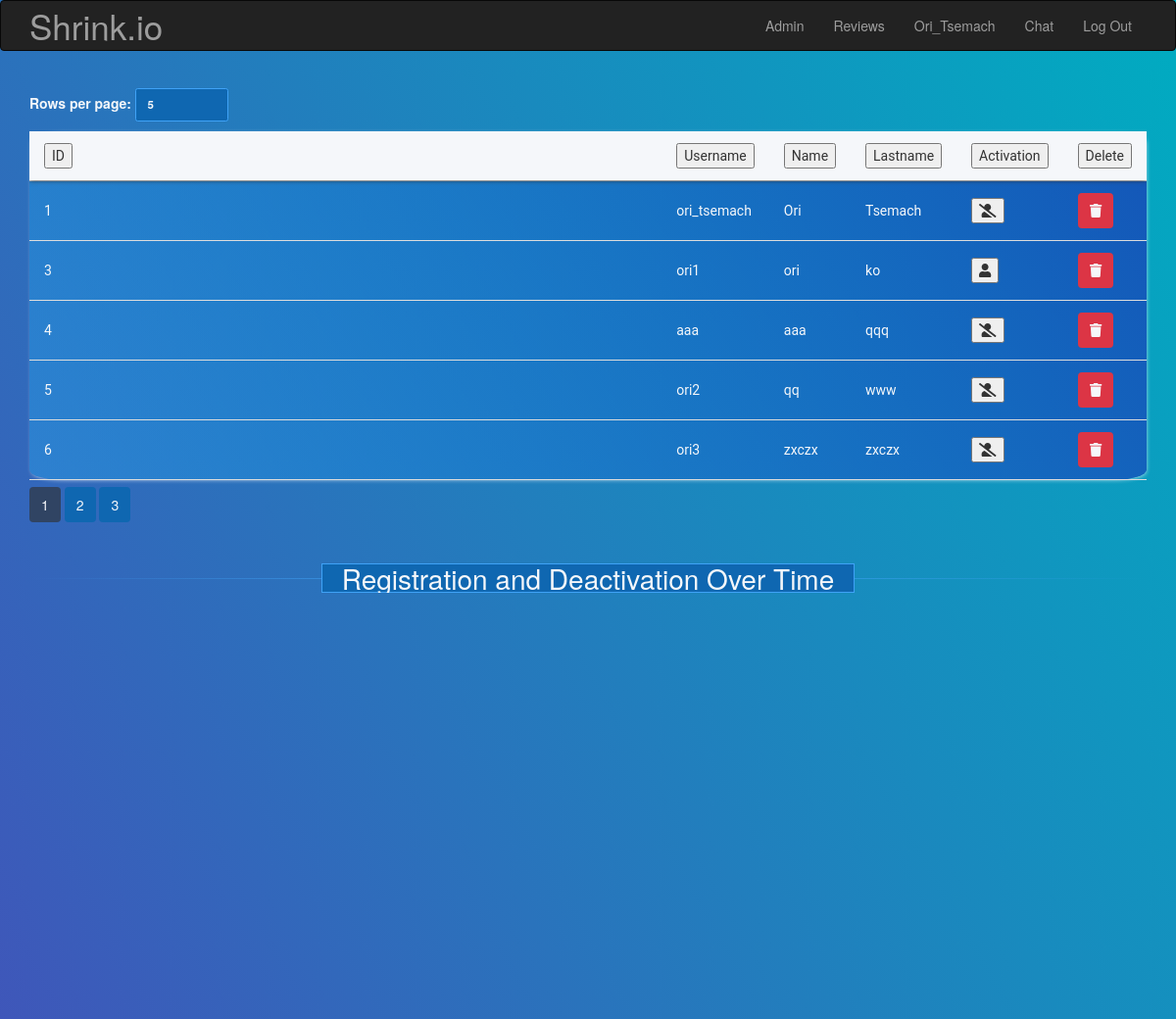
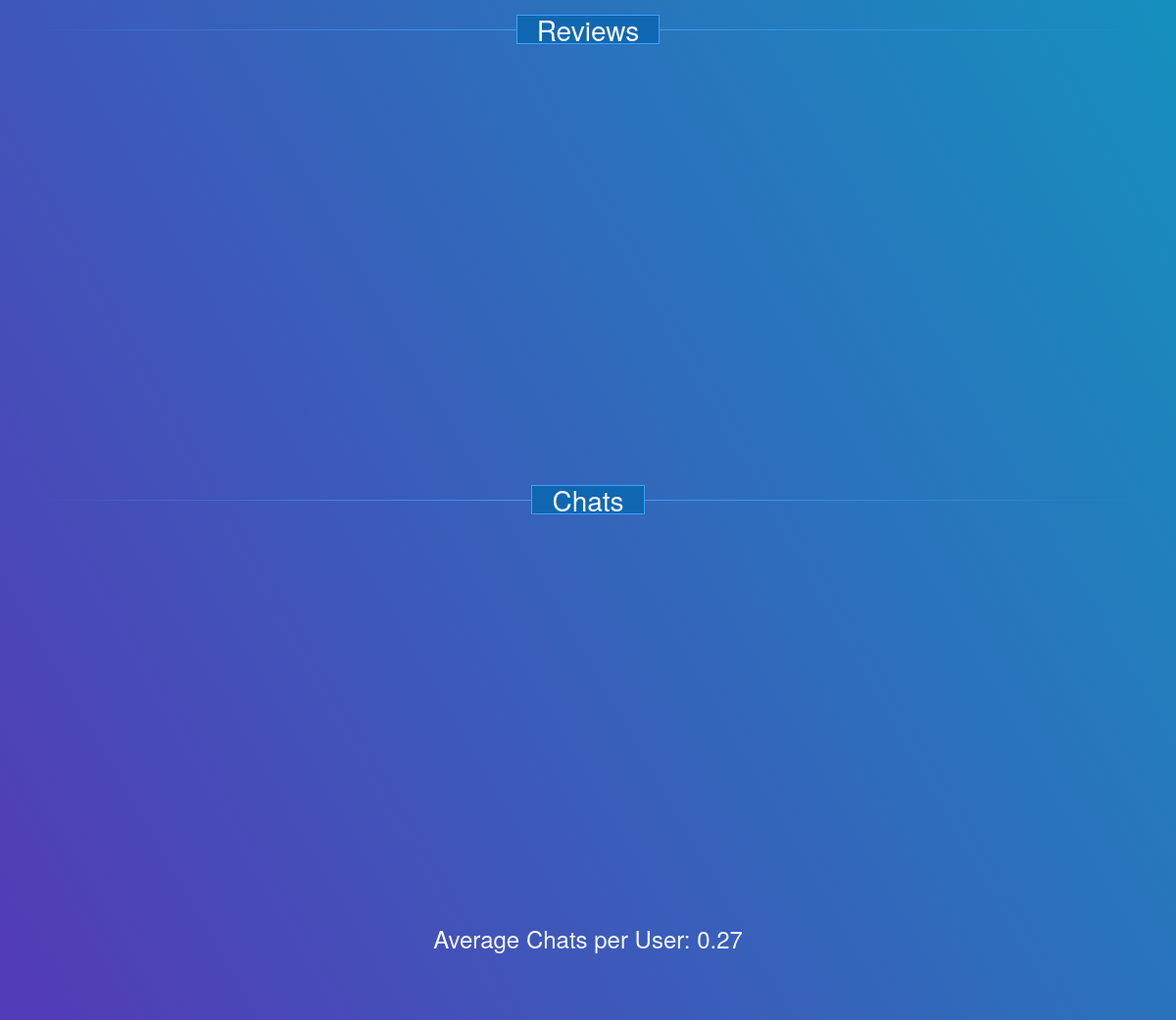
Page /admin_dashboard (signed in) on the committed database (2 pictures, top to bottom).
### website/models.py (models this page shows, shortened)
class User(UserMixin, db.Model):
    __tablename__ = "users"
    id = db.Column(db.Integer, primary_key=True)
    username = db.Column(db.String(64), index=True)
    name = db.Column(db.String(64))
    lastname = db.Column(db.String(64))
    image_data = db.Column(db.LargeBinary, nullable=True)
    image_filename = db.Column(
        db.String(20), nullable=True, default="/static/image/default.png"
    )
    password_hash = db.Column(db.String(128))
    otp_secret = db.Column(db.String(16))
    chats = db.relationship(
        "Chat", backref=db.backref("chats", lazy=True)
    )  # Creating a relationship with the User model
    reviews = db.relationship("Reviews", backref="user", lazy=True)
    is_admin = db.relationship("Admin", backref="user", lazy=True)
    _status = db.relationship("Status", backref="user", lazy=True)
    @property
    def password(self):
        raise AttributeError("password is not a readable attribute")
    @property
    def is_admin(self):
        return bool(Admin.query.filter_by(user_id=self.id).first())
    @property
    def status(self):
        user_status = Status.query.filter_by(user_id=self.id).first()
        return user_status.status if user_status else None

### website/admin.py (the view)
@admin.route("/admin_dashboard")
@restricted_admin_route_decorator()
def admin_dashboard():
    page = request.args.get(key="page", default=1, type=int)
    rows_per_page = request.args.get(key="rows_per_page", default=5, type=int)
    column = request.args.get(key="column", default=None, type=str)
    order = request.args.get(key="order", default=None, type=str)
    query = User.query
    if column is not None:
        attr = getattr(User, column)
        query = query.order_by(asc(attr) if order is None else desc(attr))
    users = query.paginate(page=page, per_page=rows_per_page)
    reviews_data = (
        db.session.query(Reviews.stars, db.func.count(Reviews.stars))
        .group_by(Reviews.stars)
        .all()
    )
    reviews_chart_data = [
        {"name": f"{stars} Stars", "y": count} for stars, count in reviews_data
    ]
    total_chats = db.session.query(db.func.count(Chat.id)).scalar()
    total_users = db.session.query(db.func.count(User.id)).scalar()
    avg_chats_per_user = total_chats / total_users if total_users > 0 else 0
    users_with_chats = db.session.query(Chat.user_id).distinct().count()
    users_without_chats = total_users - users_with_chats
    chats_pie_chart_data = [
        {"name": "Users with Chats", "y": users_with_chats},
        {"name": "Users without Chats", "y": users_without_chats},
    ]
    register_query = db.session.query(
        func.strftime('%Y-%m', Status.register_date).label('month_year'),
        func.count(Status.id).label('registered_count')
    ).filter(Status.status == 0).group_by('month_year').order_by('month_year').all()
    deactivate_query = db.session.query(
        func.strftime('%Y-%m', Status.last_deactivate_date).label('month_year'),
        func.count(Status.id).label('deactivated_count')
    ).filter(Status.status == -1).group_by('month_year').order_by('month_year').all()
    register_data = {month_year: registered_count for month_year, registered_count in register_query}
    deactivate_data = {month_year: deactivated_count for month_year, deactivated_count in deactivate_query}
    all_months = sorted(set(register_data.keys()).union(deactivate_data.keys()))
    dates_chart_data = {
        'months': all_months,
        'registered': [register_data.get(month, 0) for month in all_months],
        'deactivated': [deactivate_data.get(month, 0) for month in all_months],
    }
    return render_template(
        "admin.html",
        users=users,
        page=page,
        rows_per_page=rows_per_page,
        total_users=users.total,
        reviews_chart_data=reviews_chart_data,
        avg_chats_per_user=avg_chats_per_user,
        chats_pie_chart_data=chats_pie_chart_data,
        dates_chart_data=dates_chart_data,
    )

### website/__init__.py (called while the page is built)
def create_app():
    app = Flask(__name__)
    app.static_folder = "static"
    app.config.from_object("config")
    Bootstrap(app)
    db.init_app(app)
    login_manager = LoginManager()
    login_manager.login_view = "auth.login"
    login_manager.init_app(app)
    from .models import User
    create_database(app)
    @login_manager.user_loader
    def load_user(user_id):
        return User.query.get(int(user_id))
    app.register_error_handler(404, page_not_found)
    from .auth import auth as auth_blueprint
    app.register_blueprint(auth_blueprint)
    from .admin import admin as admin_blueprint
    app.register_blueprint(admin_blueprint)
    from .views import views as views_blueprint
    app.register_blueprint(views_blueprint)
    return app

### website/utils/utils.py (called while the page is built)
def get_current_user():
    user = User.query.filter_by(username=current_user.username).first()
    return user

def restricted_admin_route_decorator():
    def decorator(func: Callable):
        @functools.wraps(func)
        def wrapper(*args, **kwargs):
            try:
                user = get_current_user()
            except:
                return redirect(url_for("views.index"))
            admin_id = Admin.query.filter_by(user_id=user.id).first()
            if admin_id is None:
                return redirect(url_for("views.index"))
            res = func(*args, **kwargs)
            return res
        return wrapper
    return decorator

### website/templates/admin.html (shortened to what this page needs)
{% extends "base.html" %}
{% import "bootstrap/wtf.html" as wtf %}
{% block page_content %}
<head>
    <link rel="stylesheet" href="{{ url_for('static', filename='styles/admin.css') }}">
</head>
<div class="grid-container">
    <div class="paging" style="width:40%;">
        <label for="rows-per-page">Rows per page:</label>
        <span class="custom-select">
            <select id="rows-per-page">
                <option value="5">5</option>
            </select>
        </span>
    </div>
    <table id="user-table">
        <tbody>
            <tr class="table-header">
                <td>
                    <button data-column="id" class="column-order-btn">ID</button>
                </td>
                <td>
                    <button data-column="username" class="column-order-btn">Username</button>
                </td>
                <td>
                    <button data-column="name" class="column-order-btn">Name</button>
                </td>
                <td>
                    <button data-column="lastname" class="column-order-btn">Lastname</button>
                </td>
                <td>
                    <button>Activation</button>
                </td>
                <td>
                    <button>Delete</button>
                </td>
            </tr>
            {% for user in users %}
            <tr>
                <td>{{ user.id }}</td>
                <td>{{ user.username }}</td>
                <td>{{ user.name }}</td>
                <td>{{ user.lastname }}</td>
                <td>
                    {% if user.status == 0 %}
                        <button class="active-btn" data-user-id="{{ user.id }}" data-user-state="on" title="Deactivate user"><i class="fas fa-user-slash" title="Deactivate user"></i></button>
                    {% else %}
                        <button class="active-btn" data-user-id="{{ user.id }}" data-user-state="off" title="Activate user"><i class="fas fa-user" title="Activate user"></i></button>
                    {% endif %}
                </td>
                <td>
                    <button class="delete-btn" data-user-id="{{ user.id }}" title="Delete user"><i class="fas fa-trash" title="Delete user"></i></button>
                </td>
            </tr>
            {% endfor %}
        </tbody>
    </table>
    <div class="paging-btns">
        {% for i in range(1, (total_users // rows_per_page) + (1 * (rows_per_page != 1 and total_users % rows_per_page > 0))) %}
        <a class="page-btn long-shadow-cast {% if i == page %}current-page{% endif %}" data-page="{{ i }}">{{ i }}</a>
        {% endfor %}
        {% if total_users % rows_per_page > 0 %}
            <a class="page-btn long-shadow-cast {% if total_users // rows_per_page + 1 == page %}current-page{% endif %}" data-page="{{ total_users // rows_per_page + 1 }}">{{ total_users // rows_per_page + 1 }}</a>
        {% else %}
            <a class="page-btn long-shadow-cast {% if total_users // rows_per_page == page %}current-page{% endif %}" data-page="{{ total_users // rows_per_page }}">{{ total_users // rows_per_page }}</a>
        {% endif %}
    </div>
    <hr data-content="Registration and Deactivation Over Time">
    <div id="dates-container" class="chart"></div>
    <hr data-content="Reviews">
    <div id="reviews-container" class="chart"></div>
    <hr data-content="Chats">
    <div id="chat-pie-container" class="chart"></div>
    <h3>Average Chats per User: {{ avg_chats_per_user|round(2) }}</h3>
</div>
<div class="container">
</div>
{% endblock %}

### website/templates/base.html (shortened to what this page needs)
{% extends "bootstrap/base.html" %}
{% block navbar %}
<div
  class="navbar navbar-inverse"
  role="navigation"
  style="position: fixed; width: 100%; z-index: 3"
>
  <div class="container">
    <div class="navbar-header">
      <a
        class="navbar-brand"
        style="font-size: 35px"
        href="{{ url_for('views.index') }}"
        >Shrink.io</a
      >
    </div>
    <div class="navbar-collapse collapse">
      <ul class="nav navbar-nav navbar-right">
        {% if current_user.is_admin %}
          <li><a href="{{ url_for('admin.admin_dashboard') }}">Admin</a></li>
        {% endif %}
        <li><a href="{{ url_for('views.reviews') }}">Reviews</a></li>
        {% if current_user.is_authenticated %}
          <li>
            <a href="{{ url_for('views.profile') }}"
              >{{ current_user.username.title() }}</a
            >
          </li>
          <li><a href="{{ url_for('views.chat') }}">Chat</a></li>
          <li><a href="{{ url_for('auth.logout') }}">Log Out</a></li>
        {% else %}
          <li><a href="{{ url_for('auth.login') }}">Log In</a></li>
          <li><a href="{{ url_for('auth.register') }}">Register</a></li>
        {% endif %}
      </ul>
    </div>
  </div>
</div>
{% endblock %} {% block content %}
<div class="container">{% block page_content %}{% endblock %}</div>
{% endblock %}

### website/static/styles/admin.css (style rules this page uses)
body { height: 100%; width: 100%; }
h3 { text-align: center; }
button { color: var(--text-color); }
hr { position: relative; border: 0; margin: 0; display: flex; justify-content: center; font-size: 28px; height: 100%; margin-top: 50px; }
hr:before { content: ''; background: linear-gradient(to right, transparent, #3FA2F6, transparent); position: absolute; top: 50%; width: 100%; height: 1px; }
hr:after { content: attr(data-content); position: relative; padding: 0 20px; color: var(--background-color); background-color: #0F67B1; border: 1px solid #3FA2F6; line-height: 1; }
.chart { width: 100%; height: 400px; padding-top: 15px; }
table { width: 100%; border-collapse: collapse; font-family: 'Roboto', sans-serif; font-size: 14px; color: var(--background-color); box-shadow: 1px 1px 5px -2px; border-radius: 3%; background: linear-gradient(60deg, rgba(36, 186, 255, 0.3) 0%, rgb(20, 86, 184) 100%); }
.paging { padding-top: 70px; }
th, td { width: 100%; padding: 12px 15px; text-align: left; border-bottom: 1px solid var(--border-color); }
tbody { display: block; width: 100%; max-height: 50vh; overflow: auto; }
.table-header { position: sticky; top: 0; background: var(--background-color); box-shadow: var(--text-color) 0 0 5px 0; }
.delete-btn { background-color: #dc3545; color: var(--background-color); border: none; padding: 8px 12px; border-radius: 4px; cursor: pointer; }
.page-btn { background-color: #0F67B1; color: var(--background-color); border: none; padding: 8px 12px; border-radius: 4px; cursor: pointer; }
.paging-btns { padding-top: 15px; }
.current-page { background: #304463; }
.custom-select { position: relative; width: auto; }
.custom-select select { appearance: none; font-size: 1.15rem; padding: 0.675em 6em 0.675em 1em; background-color: #0F67B1; border: 1px solid #3FA2F6; border-radius: 0.25rem; color: var(--background-color); font-weight: bold; cursor: pointer; margin-bottom: 10px; }
.custom-select::before, .custom-select::after { --size: 0.3rem; content: ""; position: absolute; right: 1rem; pointer-events: none; }

### website/static/styles/color_palette.css (style rules this page uses)
:root { --primary-color: #23a6d5; --secondary-color: #23d5ab; --recording-color: #fc1b2e; --accent-color: #e73c7e; --star-color: #f39c12; --star-empty-color: #ffd28a; --text-color: #333; --background-color: #f5f7fa; --border-color: #ddd; --border-radius: 5px; --transition-speed: 0.3s; }
body { background: linear-gradient(60deg, rgba(84,58,183,1) 0%, rgba(0,172,193,1) 100%); color: var(--background-color); height: 100vh; width: 100vw; }

### rows in the picture
User: username "Ori_Tsemach", id "1", username "ori_tsemach", name "Ori", lastname "Tsemach"
User: id "3", username "ori1", name "ori", lastname "ko"
User: id "4", username "aaa", name "aaa", lastname "qqq"
User: id "5", username "ori2", name "qq", lastname "www"
User: id "6", username "ori3", name "zxczx", lastname "zxczx"

### other values in the picture
{{ i }} "1" "2"
{{ total_users // rows_per_page }} "3"
{{ avg_chats_per_user|round(2) }} "0.27"
